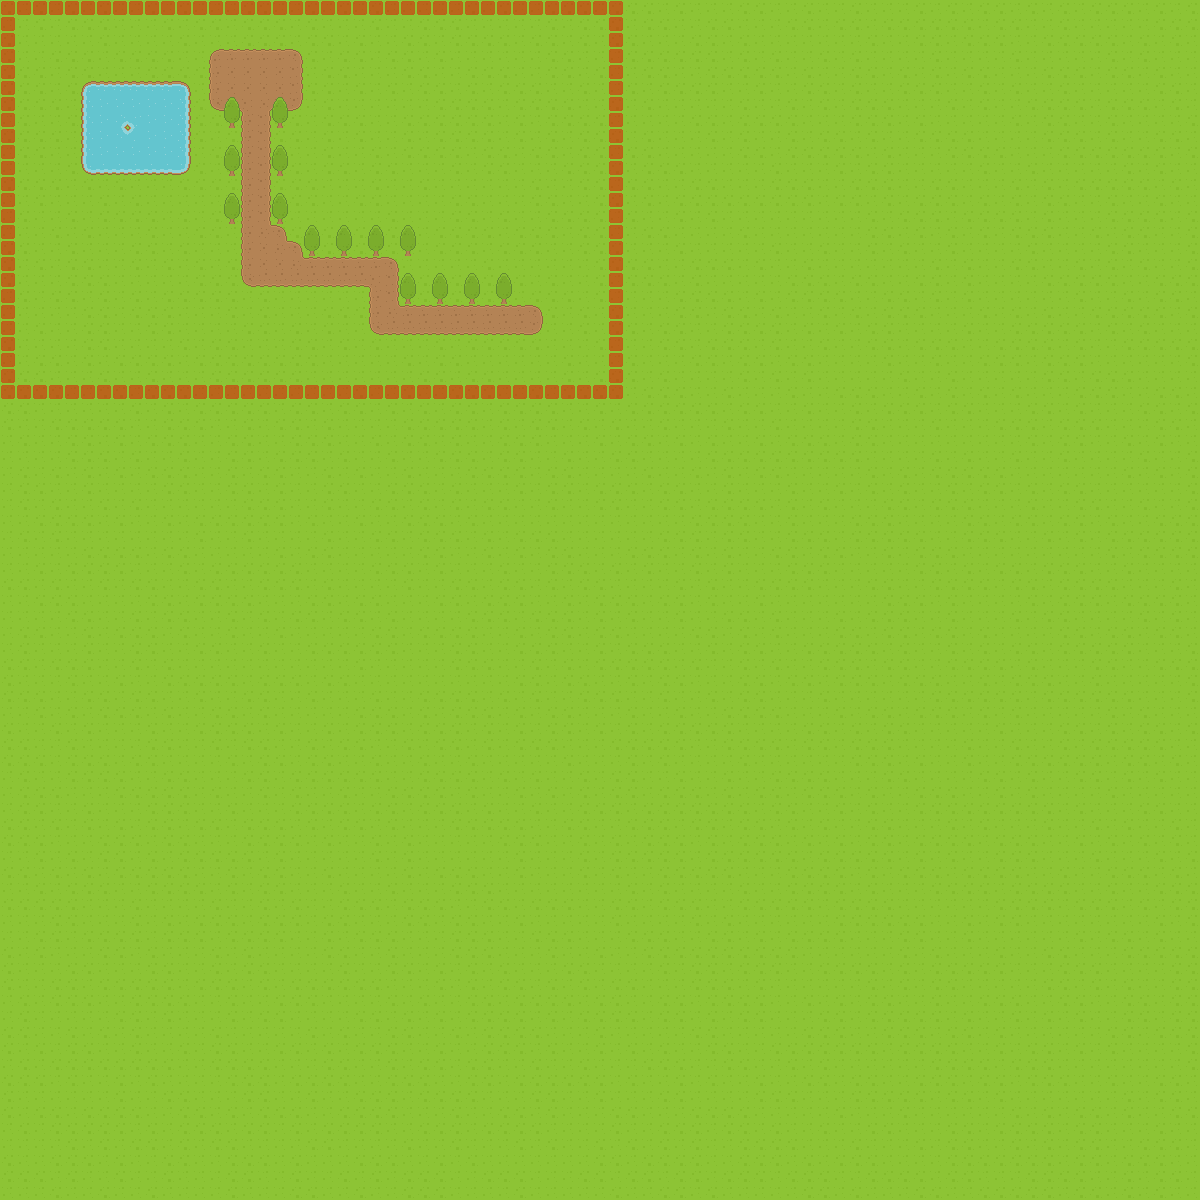

The image is a tile-based game level rendered from a .tmx file. Its description and source (layers, tilesets, objects; grid data summarised) follow:
An orthogonal 75x75 tile map with 16x16 px tiles, 4 tile layers (Tile Layer 1, Tile Layer 2, Objects, Collision_Collider), 2 tilesets and 5 objects.

<map version="1.0" orientation="orthogonal" renderorder="left-down" width="75" height="75" tilewidth="16" tileheight="16" nextobjectid="6">
 <properties>
  <property name="unity:scale" value=".0625" />
 </properties>
 <tileset firstgid="1" source="../../../Base Tileset.tsx" />
 <tileset firstgid="1768" name="Red_Colider" tilewidth="16" tileheight="16" spacing="1" tilecount="1" columns="1">
  <image source="../../../GamesPlusJames - Unity 2D RPG/red-collision-box.png" width="16" height="16" />
  <tile id="0">
   <objectgroup draworder="index">
    <object id="0" x="0" y="0" width="16" height="16" />
   </objectgroup>
  </tile>
 </tileset>
 <layer name="Tile Layer 1" width="75" height="75">
  <data>[5625 cells, 5625 non-empty, 15 distinct tile ids]</data>
 </layer>
 <layer name="Tile Layer 2" width="75" height="75">
  <data>[5625 cells, 130 non-empty, 13 distinct tile ids]</data>
 </layer>
 <layer name="Objects" width="75" height="75">
  <properties>
   <property name="unity:sortingLayerName" value="World" />
  </properties>
  <data>[5625 cells, 28 non-empty, 2 distinct tile ids]</data>
 </layer>
 <layer name="Collision_Collider" width="75" height="75">
  <data>[5625 cells, 124 non-empty, 1 distinct tile ids]</data>
 </layer>
 <objectgroup name="Collision_Stuff" offsetx="0.25" offsety="0">
  <object id="2" x="87.6364" y="86.5455">
   <polyline points="0,0 5.09091,-1.09091 92.3636,-1.27273 97.6364,6.90909 98.3636,76 91.0909,84 5.09091,83.4545 -2.54545,76.7273 -0.545455,-0.181818" />
  </object>
  <object id="3" x="229.5" y="127.625">
   <polyline points="0,0 5,0 3.75,-4.125 0.875,-4.25 0,-0.5" />
  </object>
  <object id="4" x="278.375" y="123.625">
   <polyline points="0,0 -1,4 4,3.875 3,-0.25 0,0" />
  </object>
  <object id="5" x="230" y="171.25">
   <polyline points="0,0 3.25,0.125 5.125,4.5 -0.875,4.25 0.125,0.25" />
  </object>
 </objectgroup>
</map>
